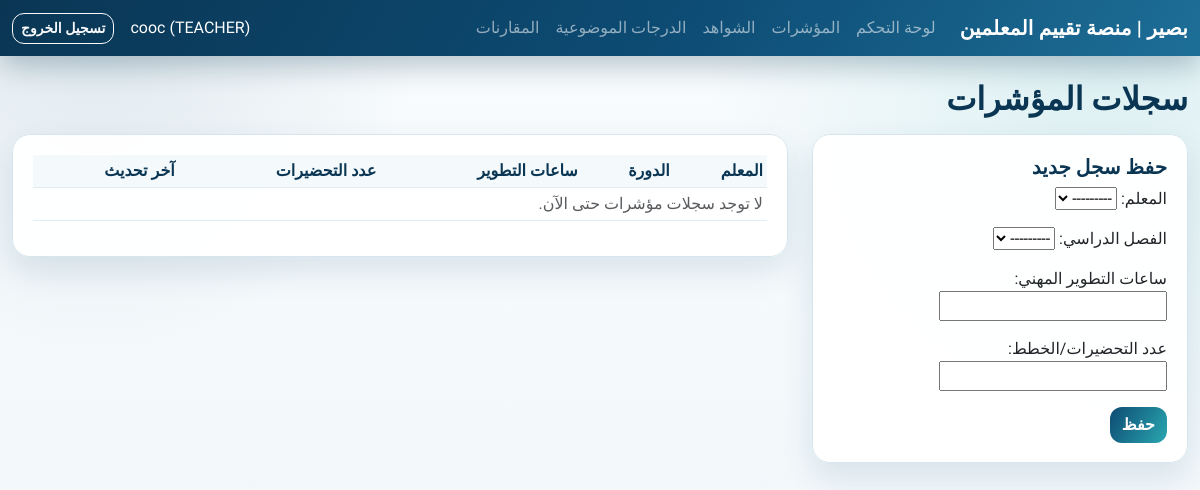
Page /metrics/ (signed in) on the earlier database version.
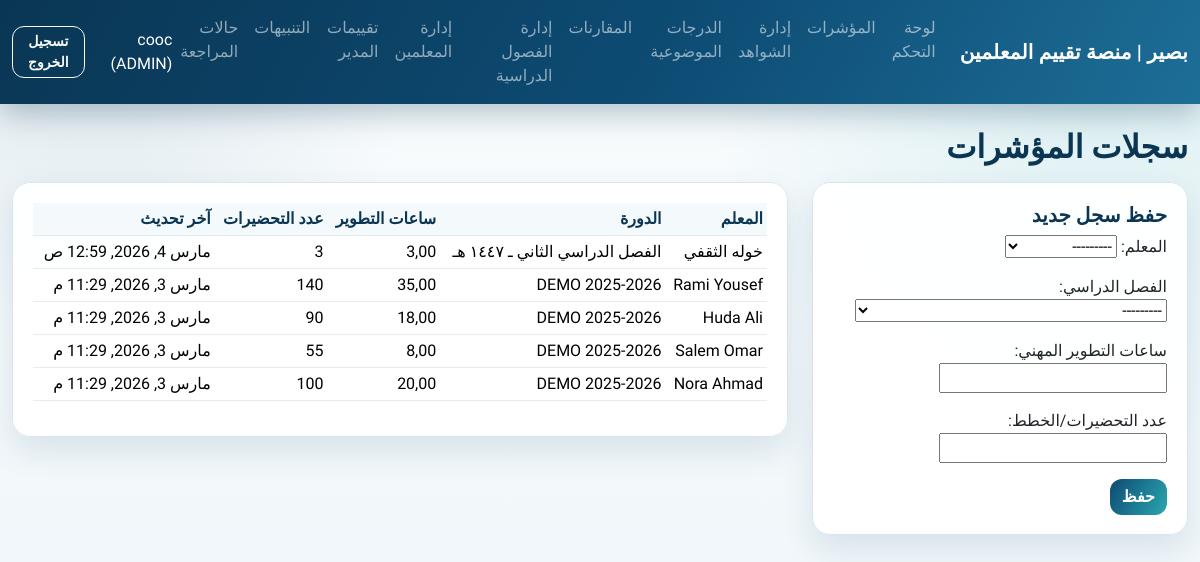
Same page on the later database version.
### apps/accounts/models.py (models this page shows)
class User(AbstractUser):
    class Role(models.TextChoices):
        TEACHER = "TEACHER", "Teacher"
        LEADER = "LEADER", "Leader"
        ADMIN = "ADMIN", "Admin"
    role = models.CharField(max_length=16, choices=Role.choices, default=Role.TEACHER)
    school = models.ForeignKey("schools.School", null=True, blank=True, on_delete=models.SET_NULL)
    class Meta:
        indexes = [models.Index(fields=["role", "school"])]

### apps/metrics/models.py (models this page shows, shortened)
class TeacherMetricSnapshot(models.Model):
    teacher = models.ForeignKey("teachers.Teacher", on_delete=models.CASCADE, related_name="metric_snapshots")
    cycle = models.ForeignKey("cycles.EvaluationCycle", on_delete=models.CASCADE, related_name="metric_snapshots")
    pd_hours = models.DecimalField(max_digits=7, decimal_places=2)
    plans_count = models.PositiveIntegerField()
    created_by = models.ForeignKey("accounts.User", null=True, on_delete=models.SET_NULL, related_name="metric_snapshots_created")
    created_at = models.DateTimeField(auto_now_add=True)
    class Meta:
        constraints = [
            models.UniqueConstraint(fields=["teacher", "cycle"], name="uq_metric_teacher_cycle"),
            models.CheckConstraint(check=models.Q(pd_hours__gte=0), name="ck_pd_hours_non_negative"),
            models.CheckConstraint(check=models.Q(plans_count__gte=0), name="ck_plans_count_non_negative"),
        ]
        indexes = [
            models.Index(fields=["teacher", "cycle"]),
            models.Index(fields=["cycle", "created_at"]),
        ]

### apps/teachers/models.py (models this page shows)
class Teacher(models.Model):
    user = models.OneToOneField("accounts.User", on_delete=models.CASCADE, related_name="teacher_profile")
    school = models.ForeignKey("schools.School", on_delete=models.PROTECT, related_name="teachers")
    employee_id = models.CharField(max_length=50, unique=True)
    is_active = models.BooleanField(default=True)
    created_at = models.DateTimeField(auto_now_add=True)
    class Meta:
        indexes = [models.Index(fields=["school", "employee_id"])]
    def __str__(self) -> str:
        return self.user.get_full_name() or self.user.username

### apps/cycles/models.py (models this page shows)
class EvaluationCycle(models.Model):
    school = models.ForeignKey("schools.School", on_delete=models.CASCADE, related_name="cycles")
    name = models.CharField(max_length=100)
    start_date = models.DateField()
    end_date = models.DateField()
    is_active = models.BooleanField(default=True)
    created_at = models.DateTimeField(auto_now_add=True)
    class Meta:
        constraints = [
            models.UniqueConstraint(fields=["school", "name"], name="uq_cycle_school_name"),
            models.CheckConstraint(check=models.Q(end_date__gte=models.F("start_date")), name="ck_cycle_dates_order"),
        ]
        indexes = [models.Index(fields=["school", "is_active"])]
    def __str__(self) -> str:
        return f"{self.school.code}:{self.name}"

### apps/ui/views.py (the view)
# urls.py: path("metrics/", views.metrics_page, name="metrics"),
@login_required
def metrics_page(request: HttpRequest) -> HttpResponse:
    snapshots = (
        _by_role_queryset(request.user, TeacherMetricSnapshot)
        .select_related("teacher", "teacher__user", "cycle")
        .order_by("-created_at")
    )
    if request.method == "POST":
        form = MetricSnapshotForm(request.POST, user=request.user)
        if form.is_valid():
            data = form.cleaned_data
            try:
                with transaction.atomic():
                    obj, created = TeacherMetricSnapshot.objects.update_or_create(
                        teacher=data["teacher"],
                        cycle=data["cycle"],
                        defaults={
                            "pd_hours": data["pd_hours"],
                            "plans_count": data["plans_count"],
                            "created_by": request.user,
                        },
                    )
                    log_audit(
                        actor=request.user,
                        action="metrics.created" if created else "metrics.updated",
                        entity_type="TeacherMetricSnapshot",
                        entity_id=str(obj.id),
                        after={
                            "teacher_id": obj.teacher_id,
                            "cycle_id": obj.cycle_id,
                            "pd_hours": str(obj.pd_hours),
                            "plans_count": obj.plans_count,
                        },
                    )
                messages.success(request, "تم حفظ بيانات المؤشرات بنجاح.")
                return redirect("ui:metrics")
            except IntegrityError:
                messages.error(request, "تعذر حفظ البيانات بسبب تعارض في السجلات.")
    else:
        form = MetricSnapshotForm(user=request.user)
    return render(request, "ui/metrics.html", {"form": form, "snapshots": snapshots})

### apps/ui/forms.py (shortened to what this page needs)
class MetricSnapshotForm(forms.ModelForm):
    class Meta:
        model = TeacherMetricSnapshot
        fields = ["teacher", "cycle", "pd_hours", "plans_count"]
        labels = {
            "teacher": "المعلم",
            "cycle": "الفصل الدراسي",
            "pd_hours": "ساعات التطوير المهني",
            "plans_count": "عدد التحضيرات/الخطط",
        }
    def __init__(self, *args, **kwargs):
        self.user = kwargs.pop("user")
        super().__init__(*args, **kwargs)
        teacher_qs = Teacher.objects.select_related("user", "school")
        cycle_qs = EvaluationCycle.objects.select_related("school")
        role = getattr(self.user, "role", None)
        if role == self.user.Role.TEACHER:
            teacher_qs = teacher_qs.filter(user=self.user)
            cycle_qs = cycle_qs.filter(school=self.user.school)
        elif role == self.user.Role.LEADER:
            teacher_qs = teacher_qs.filter(school=self.user.school)
            cycle_qs = cycle_qs.filter(school=self.user.school)
        self.fields["teacher"].queryset = teacher_qs
        self.fields["cycle"].queryset = cycle_qs

### apps/ui/templates/ui/metrics.html (shortened to what this page needs)
{% extends "ui/base.html" %}
{% block content %}
<h2 class="mb-3">سجلات المؤشرات</h2>
<div class="row g-4">
  <div class="col-lg-4">
    <div class="card">
      <div class="card-body">
        <h5>حفظ سجل جديد</h5>
        <form method="post">
          {{ form.as_p }}
          <button class="btn btn-primary" type="submit">حفظ</button>
        </form>
      </div>
    </div>
  </div>
  <div class="col-lg-8">
    <div class="card">
      <div class="card-body">
        <div class="table-responsive">
          <table class="table table-sm align-middle">
            <thead><tr><th>المعلم</th><th>الدورة</th><th>ساعات التطوير</th><th>عدد التحضيرات</th><th>آخر تحديث</th></tr></thead>
            <tbody>
            {% for s in snapshots %}
              <tr>
                <td>{{ s.teacher }}</td>
                <td>{{ s.cycle.name }}</td>
                <td>{{ s.pd_hours }}</td>
                <td>{{ s.plans_count }}</td>
                <td>{{ s.created_at }}</td>
              </tr>
            {% empty %}
              <tr><td colspan="5" class="text-muted">لا توجد سجلات مؤشرات حتى الآن.</td></tr>
            {% endfor %}
            </tbody>
          </table>
        </div>
      </div>
    </div>
  </div>
</div>
{% endblock %}

### apps/ui/templates/ui/base.html (shortened to what this page needs)
<!doctype html>
<html lang="ar" dir="rtl">
<head>
  <link href="https://cdn.jsdelivr.net/npm/bootstrap@5.3.3/dist/css/bootstrap.rtl.min.css" rel="stylesheet">
</head>
<body>
  <nav class="navbar navbar-expand-lg navbar-dark">
    <div class="container-fluid">
      <a class="navbar-brand" href="{% url 'ui:dashboard' %}">بصير | منصة تقييم المعلمين</a>
      <div class="collapse navbar-collapse show">
        <ul class="navbar-nav me-auto mb-2 mb-lg-0">
          <li class="nav-item"><a class="nav-link" href="{% url 'ui:dashboard' %}">لوحة التحكم</a></li>
          <li class="nav-item"><a class="nav-link" href="{% url 'ui:metrics' %}">المؤشرات</a></li>
          {% if request.user.role == 'TEACHER' %}
            <li class="nav-item"><a class="nav-link" href="{% url 'ui:evidences' %}">الشواهد</a></li>
          {% endif %}
          {% if request.user.role == 'LEADER' or request.user.role == 'ADMIN' %}
            <li class="nav-item"><a class="nav-link" href="{% url 'ui:evidences-admin' %}">إدارة الشواهد</a></li>
          {% endif %}
          <li class="nav-item"><a class="nav-link" href="{% url 'ui:objective-scores' %}">الدرجات الموضوعية</a></li>
          <li class="nav-item"><a class="nav-link" href="{% url 'ui:comparisons' %}">المقارنات</a></li>
          {% if request.user.role == 'LEADER' or request.user.role == 'ADMIN' %}
            <li class="nav-item"><a class="nav-link" href="{% url 'ui:semesters-manage' %}">إدارة الفصول الدراسية</a></li>
            <li class="nav-item"><a class="nav-link" href="{% url 'ui:teachers-manage' %}">إدارة المعلمين</a></li>
            <li class="nav-item"><a class="nav-link" href="{% url 'ui:evaluations' %}">تقييمات المدير</a></li>
            <li class="nav-item"><a class="nav-link" href="{% url 'ui:flags' %}">التنبيهات</a></li>
            <li class="nav-item"><a class="nav-link" href="{% url 'ui:cases' %}">حالات المراجعة</a></li>
          {% endif %}
        </ul>
        <span class="navbar-text text-white me-3">
          {{ request.user.username }} ({{ request.user.role }})
        </span>
        <form action="{% url 'ui:logout' %}" method="post">
          <button class="btn btn-outline-light btn-sm" type="submit">تسجيل الخروج</button>
        </form>
      </div>
    </div>
  </nav>
  <main class="container my-4">
    {% block content %}{% endblock %}
  </main>
</body>
</html>

Differences in the rows shown:
changed User "cooc": role "TEACHER" → "ADMIN" (drawn); user.role "TEACHER" → "ADMIN"
added TeacherMetricSnapshot: teacher "خوله الثقفي", cycle.name "الفصل الدراسي الثاني ـ ١٤٤٧ هـ", pd_hours "3,00", plans_count "3", created_at "مارس 4, 2026, 12:59 ص"
now on this page (row unchanged): TeacherMetricSnapshot: teacher "Rami Yousef", cycle.name "DEMO 2025-2026", pd_hours "35,00", plans_count "140", created_at "مارس 3, 2026, 11:29 م"
now on this page (row unchanged): TeacherMetricSnapshot: teacher "Huda Ali", cycle.name "DEMO 2025-2026", pd_hours "18,00", plans_count "90", created_at "مارس 3, 2026, 11:29 م"
now on this page (row unchanged): TeacherMetricSnapshot: teacher "Salem Omar", cycle.name "DEMO 2025-2026", pd_hours "8,00", plans_count "55", created_at "مارس 3, 2026, 11:29 م"
now on this page (row unchanged): TeacherMetricSnapshot: teacher "Nora Ahmad", cycle.name "DEMO 2025-2026", pd_hours "20,00", plans_count "100", created_at "مارس 3, 2026, 11:29 م"
Other differences:
text no longer shown: "الشواهد لا توجد سجلات مؤشرات حتى الآن."
text now shown: "إدارة الشواهد إدارة الفصول الدراسية إدارة المعلمين تقييمات المدير التنبيهات حالات المراجعة"
